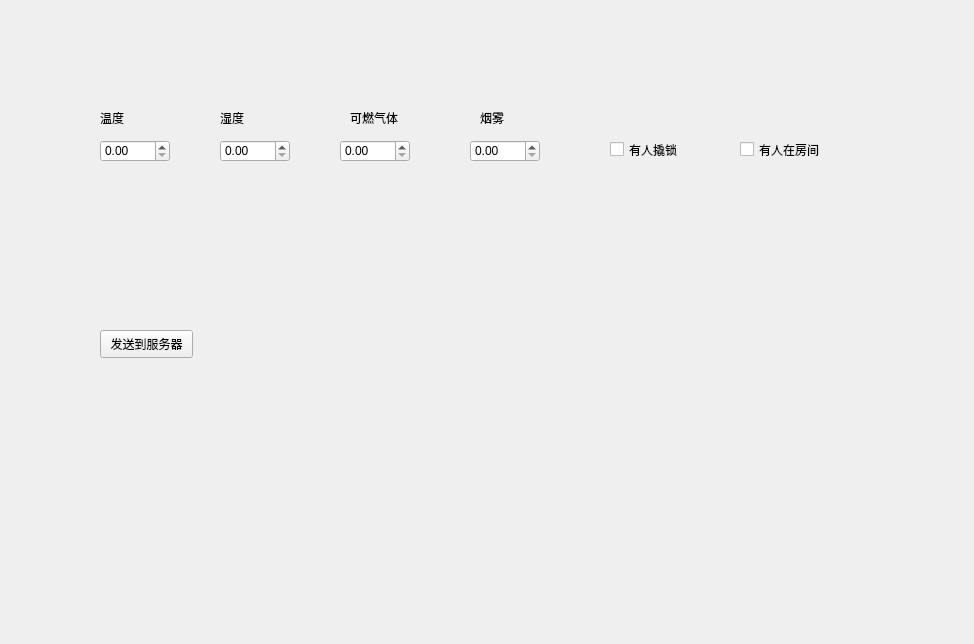
<?xml version="1.0" encoding="UTF-8"?>
<ui version="4.0">
 <class>YQSender</class>
 <widget class="QWidget" name="YQSender">
  <property name="geometry">
   <rect>
    <x>0</x>
    <y>0</y>
    <width>974</width>
    <height>644</height>
   </rect>
  </property>
  <property name="windowTitle">
   <string>YQSender</string>
  </property>
  <widget class="QDoubleSpinBox" name="temperature">
   <property name="geometry">
    <rect>
     <x>100</x>
     <y>140</y>
     <width>70</width>
     <height>22</height>
    </rect>
   </property>
  </widget>
  <widget class="QDoubleSpinBox" name="humidity">
   <property name="geometry">
    <rect>
     <x>220</x>
     <y>140</y>
     <width>70</width>
     <height>22</height>
    </rect>
   </property>
  </widget>
  <widget class="QDoubleSpinBox" name="boomgas">
   <property name="geometry">
    <rect>
     <x>340</x>
     <y>140</y>
     <width>70</width>
     <height>22</height>
    </rect>
   </property>
  </widget>
  <widget class="QDoubleSpinBox" name="smog">
   <property name="geometry">
    <rect>
     <x>470</x>
     <y>140</y>
     <width>70</width>
     <height>22</height>
    </rect>
   </property>
  </widget>
  <widget class="QCheckBox" name="lock">
   <property name="geometry">
    <rect>
     <x>610</x>
     <y>140</y>
     <width>91</width>
     <height>19</height>
    </rect>
   </property>
   <property name="text">
    <string>有人撬锁</string>
   </property>
  </widget>
  <widget class="QCheckBox" name="active">
   <property name="geometry">
    <rect>
     <x>740</x>
     <y>140</y>
     <width>111</width>
     <height>19</height>
    </rect>
   </property>
   <property name="text">
    <string>有人在房间</string>
   </property>
  </widget>
  <widget class="QLabel" name="label">
   <property name="geometry">
    <rect>
     <x>100</x>
     <y>110</y>
     <width>72</width>
     <height>15</height>
    </rect>
   </property>
   <property name="text">
    <string>温度</string>
   </property>
  </widget>
  <widget class="QLabel" name="label_2">
   <property name="geometry">
    <rect>
     <x>220</x>
     <y>110</y>
     <width>72</width>
     <height>15</height>
    </rect>
   </property>
   <property name="text">
    <string>湿度</string>
   </property>
  </widget>
  <widget class="QLabel" name="label_3">
   <property name="geometry">
    <rect>
     <x>350</x>
     <y>110</y>
     <width>72</width>
     <height>15</height>
    </rect>
   </property>
   <property name="text">
    <string>可燃气体</string>
   </property>
  </widget>
  <widget class="QLabel" name="label_4">
   <property name="geometry">
    <rect>
     <x>480</x>
     <y>110</y>
     <width>72</width>
     <height>15</height>
    </rect>
   </property>
   <property name="text">
    <string>烟雾</string>
   </property>
  </widget>
  <widget class="QPushButton" name="pushButton">
   <property name="geometry">
    <rect>
     <x>100</x>
     <y>330</y>
     <width>93</width>
     <height>28</height>
    </rect>
   </property>
   <property name="text">
    <string>发送到服务器</string>
   </property>
  </widget>
 </widget>
 <layoutdefault spacing="6" margin="11"/>
 <resources/>
 <connections>
  <connection>
   <sender>temperature</sender>
   <signal>valueChanged(double)</signal>
   <receiver>YQSender</receiver>
   <slot>changeTemperature()</slot>
   <hints>
    <hint type="sourcelabel">
     <x>134</x>
     <y>150</y>
    </hint>
    <hint type="destinationlabel">
     <x>486</x>
     <y>321</y>
    </hint>
   </hints>
  </connection>
  <connection>
   <sender>humidity</sender>
   <signal>valueChanged(double)</signal>
   <receiver>YQSender</receiver>
   <slot>changeHumidity()</slot>
   <hints>
    <hint type="sourcelabel">
     <x>251</x>
     <y>151</y>
    </hint>
    <hint type="destinationlabel">
     <x>254</x>
     <y>217</y>
    </hint>
   </hints>
  </connection>
  <connection>
   <sender>boomgas</sender>
   <signal>valueChanged(double)</signal>
   <receiver>YQSender</receiver>
   <slot>changeBoomgas()</slot>
   <hints>
    <hint type="sourcelabel">
     <x>368</x>
     <y>153</y>
    </hint>
    <hint type="destinationlabel">
     <x>368</x>
     <y>249</y>
    </hint>
   </hints>
  </connection>
  <connection>
   <sender>smog</sender>
   <signal>valueChanged(double)</signal>
   <receiver>YQSender</receiver>
   <slot>changeSmog()</slot>
   <hints>
    <hint type="sourcelabel">
     <x>491</x>
     <y>156</y>
    </hint>
    <hint type="destinationlabel">
     <x>493</x>
     <y>228</y>
    </hint>
   </hints>
  </connection>
  <connection>
   <sender>lock</sender>
   <signal>stateChanged(int)</signal>
   <receiver>YQSender</receiver>
   <slot>changeTheft()</slot>
   <hints>
    <hint type="sourcelabel">
     <x>640</x>
     <y>154</y>
    </hint>
    <hint type="destinationlabel">
     <x>641</x>
     <y>226</y>
    </hint>
   </hints>
  </connection>
  <connection>
   <sender>active</sender>
   <signal>stateChanged(int)</signal>
   <receiver>YQSender</receiver>
   <slot>changeLightOn()</slot>
   <hints>
    <hint type="sourcelabel">
     <x>775</x>
     <y>149</y>
    </hint>
    <hint type="destinationlabel">
     <x>775</x>
     <y>257</y>
    </hint>
   </hints>
  </connection>
  <connection>
   <sender>pushButton</sender>
   <signal>clicked(bool)</signal>
   <receiver>YQSender</receiver>
   <slot>YQupdate()</slot>
   <hints>
    <hint type="sourcelabel">
     <x>451</x>
     <y>383</y>
    </hint>
    <hint type="destinationlabel">
     <x>452</x>
     <y>464</y>
    </hint>
   </hints>
  </connection>
 </connections>
 <slots>
  <slot>Change()</slot>
  <slot>changeTemperature()</slot>
  <slot>changeHumidity()</slot>
  <slot>changeBoomgas()</slot>
  <slot>changeSmog()</slot>
  <slot>changeTheft()</slot>
  <slot>changeLightOn()</slot>
  <slot>YQupdate()</slot>
 </slots>
</ui>
